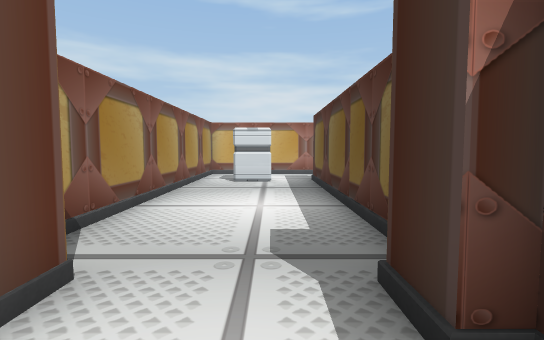
View 1 (above)

24 first-person views from a walk through a 3-D level made in the Unity game engine. The camera is 1.2 m above the floor, tilts 4° down and sees 85° across. Doors are open. The floor is counted in squares, 1 m on a side. Each view is taken from the middle of a square. On the plan, view 1 faces up. The plan holds only what a view shows up to about 13 squares ahead; the rest is blank. The player character is not drawn.

View 2
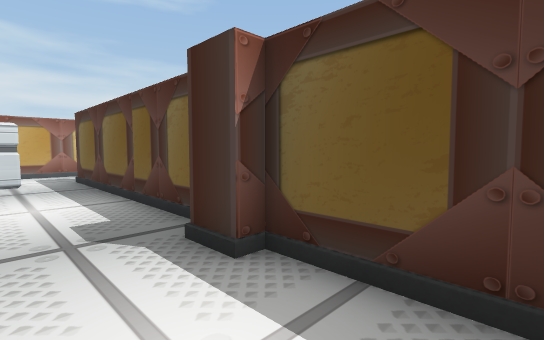

View 3
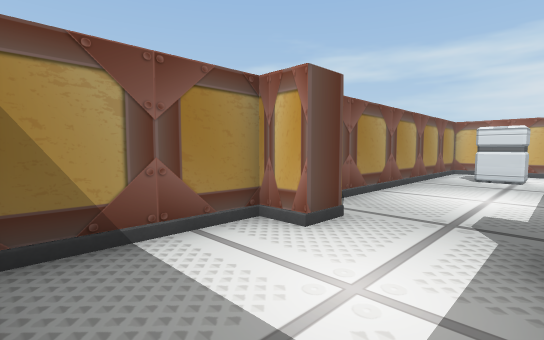

View 4
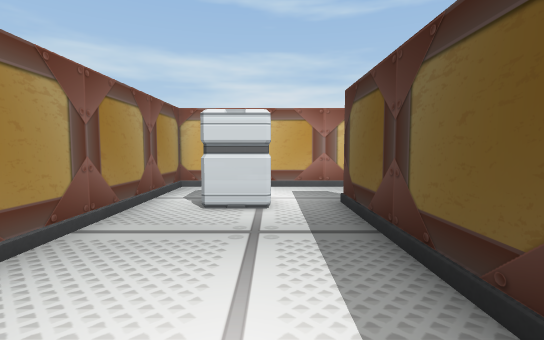

View 5
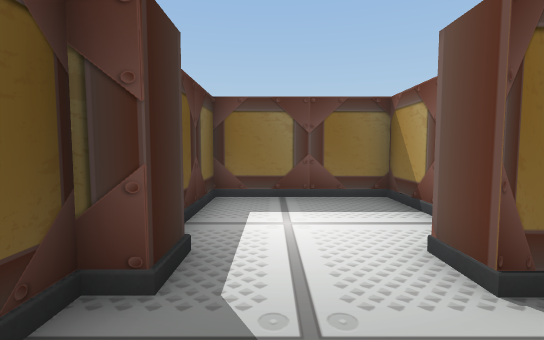

View 6
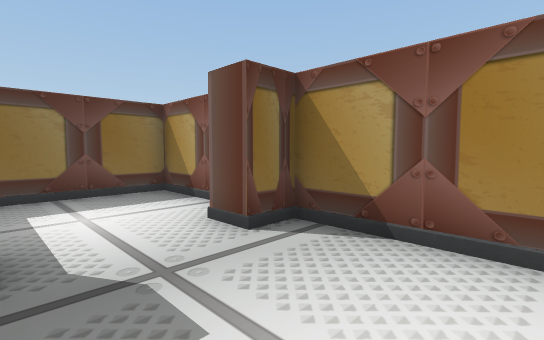

View 7
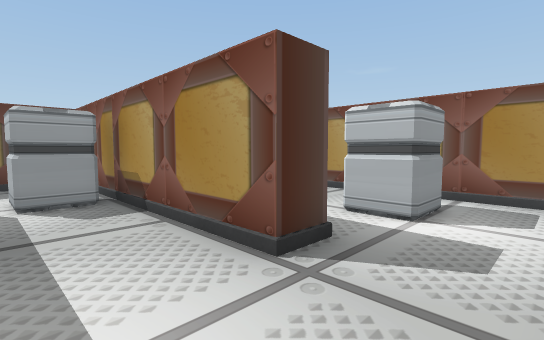

View 8
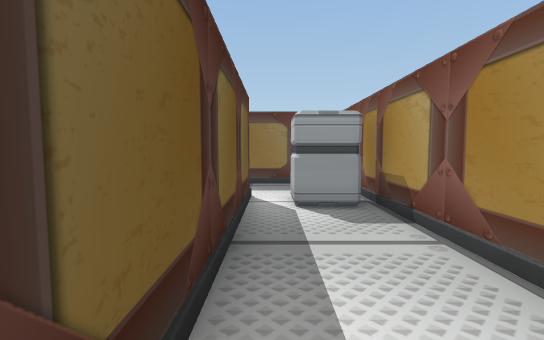

View 9
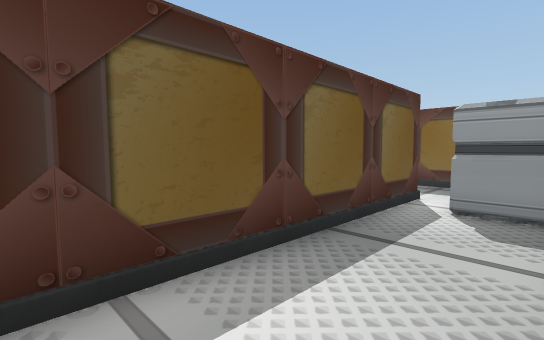

View 10
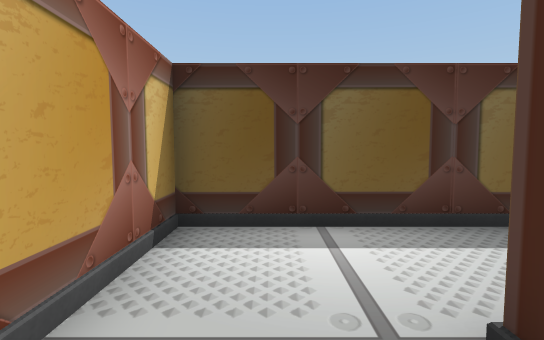

View 11
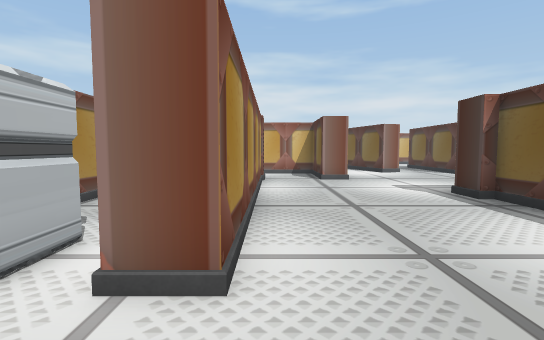

View 12
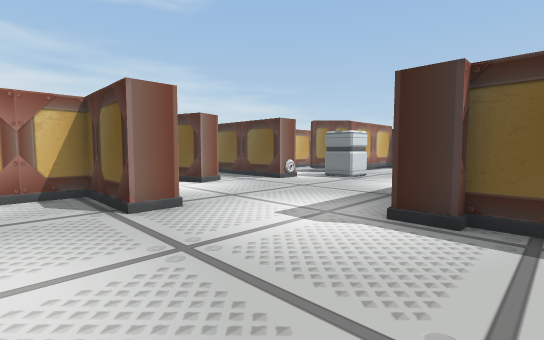

View 13
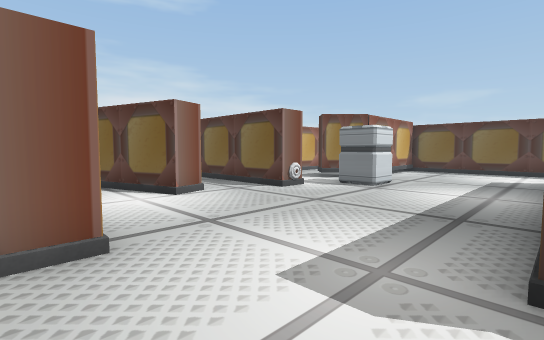

View 14
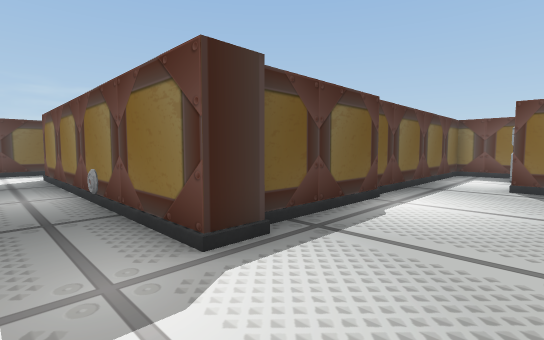

View 15
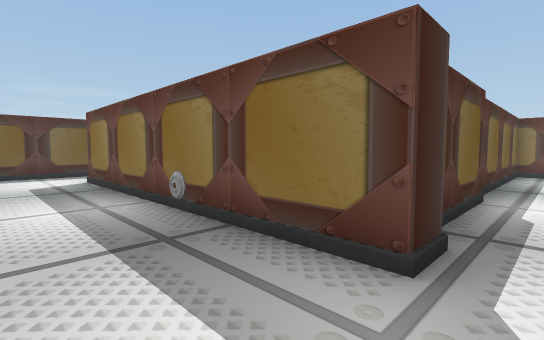

View 16
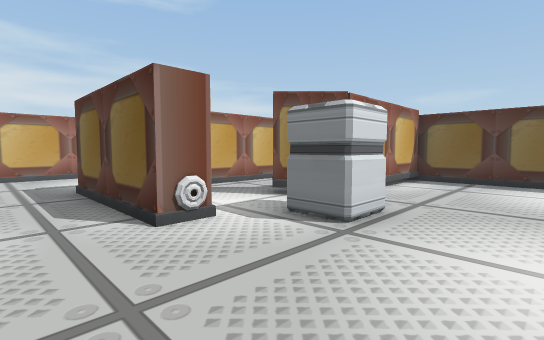

View 17
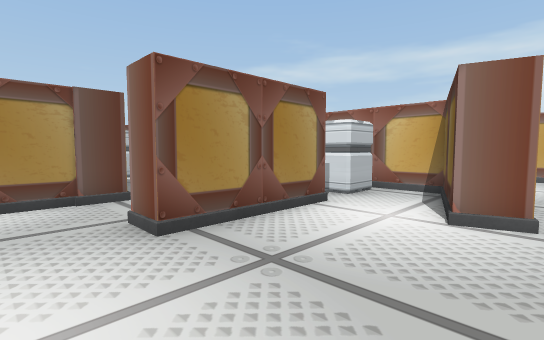

View 18
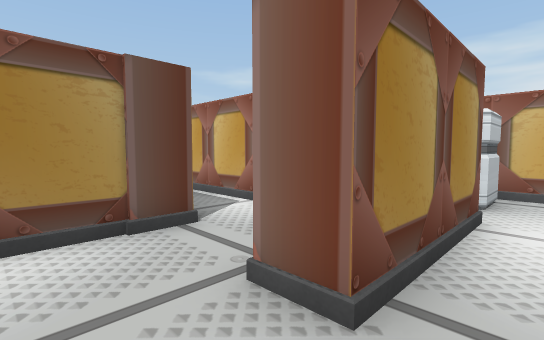

View 19
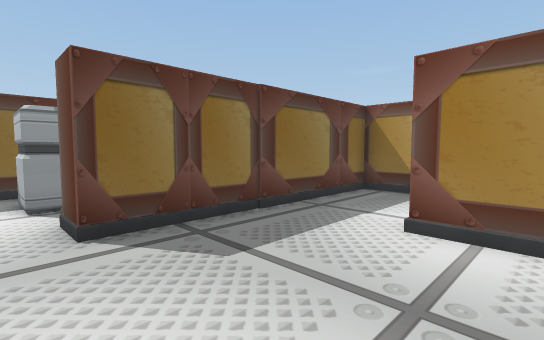

View 20
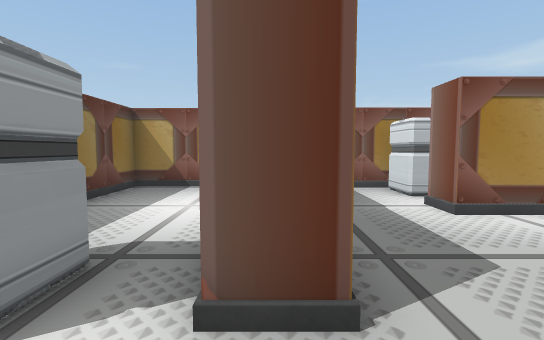

View 21
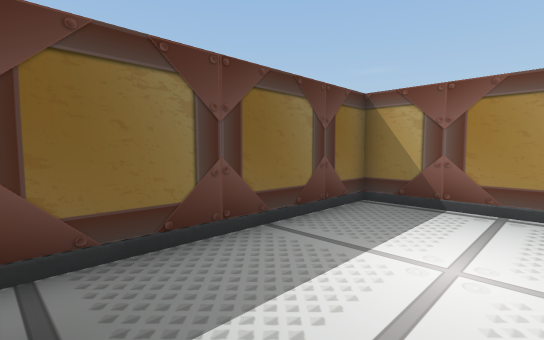

View 22
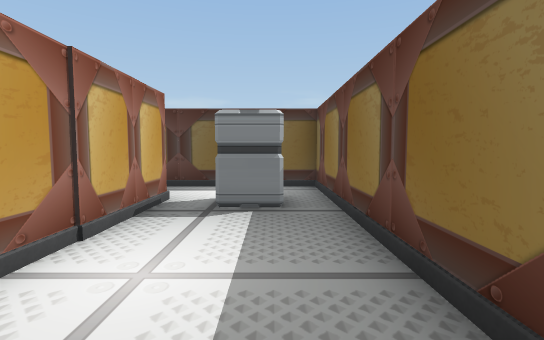

View 23
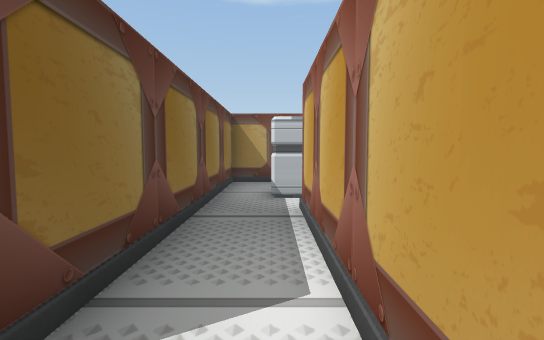

View 24
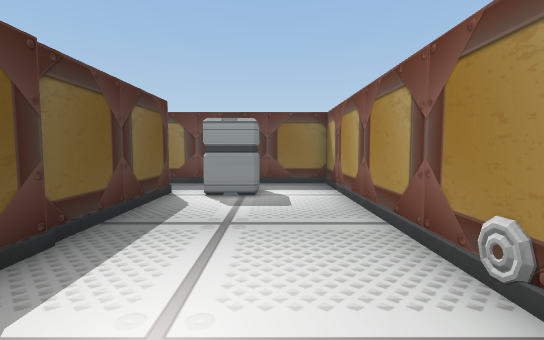

### Floor plan
Points are (right, up) in squares from view 1. A wall is a line through its corners. A room is listed if a view was taken in it or the views show most of it. See-through windows are left out.
Room 1 (views 1, 2, 3)
walls: (-1.8, 1.6) (-2.9, 1.6) (-2.9, -2.4) (1.6, -2.4) (1.6, 1.6) (1, 1.6)
ways out: open door at (-0.5, 2.5) to room 2
Room 2 (views 4, 5, 6, 10)
walls: (-2.1, 14.5) (-2.9, 14.5) (-2.9, 2.6) (-1.8, 2.6); (2, 14.5) (-0.2, 14.5); (1, 2.6) (1.6, 2.6) (1.6, 11.7)
ways out: open door at (-0.5, 2.5) to room 1; open door at (2, 13) to room 3
objects: other object (-1, 11) to (0, 12)
Room 3 (views 7, 8, 9)
walls: (2.6, 11.7) (2.6, 2.6) (6.1, 2.6); (5.6, 5.4) (5.6, 14.5) (2, 14.5)
ways out: open door at (2, 13) to room 2; open door at (6, 4) to room 4
objects: other object (3, 6) to (4, 7)
Room 4 (views 11, 12, 13, 14, 15, 16, 17, 18, 19, 20)
walls: (17, 17.6) (16, 17.6); (12.4, 5.8) (12.4, 10.1) (12, 10.1) (12, 11.1) (23.4, 11.1); (13.7, 18.6) (12.7, 18.3); (10.1, 18.9) (10.1, 14.8) (9, 14.8); (6.6, 15.5) (6.6, 5.4); (12.6, 1.6) (12.6, 5.5); (26.1, 10.5) (26.1, 17.1) (23, 17.1); (6.1, 2.6) (10.1, 2.6) (10.1, 1.6)
ways out: open door at (6, 4) to room 3; opening at (11.5, 2) to room 5; open door at (8, 15) to room 6; opening at (18.5, 18.5); open door at (13.6, 18.3); open door at (24.5, 11)
objects: other object (17, 11); other object (18, 16) to (19, 17)
Room 5 (views 21, 22)
walls: (10.1, 1.6) (5.6, 1.6); (2.6, 0.8) (2.6, -2.4) (12.6, -2.4) (12.6, 1.6)
ways out: opening at (11.5, 2) to room 4
objects: other object (9, -1) to (10, 0)
Room 6 (views 23, 24)
walls: (1.6, 20.6) (1.6, 23.1); (-2.9, 24) (-2.9, 15.5) (6.6, 15.5); (9, 14.8) (9, 17.6) (1.8, 17.6) (1.8, 22.4)
ways out: open door at (8, 15) to room 4
objects: other object (0, 17) to (1, 18)

Where each view was taken, in squares from view 1:
view 1: 0 up, 0 right, facing up
view 2: 1 down, 1 left, facing up-right
view 3: 2 down, 1 right, facing up-left
view 4: 5 up, 0 right, facing up
view 5: 5 up, 0 right, facing down
view 6: 6 up, 1 right, facing down-left
view 7: 14 up, 5 right, facing down-left
view 8: 13 up, 5 right, facing down
view 9: 13 up, 3 right, facing down-right
view 10: 13 up, 1 right, facing right
view 11: 3 up, 7 right, facing up
view 12: 9 up, 7 right, facing up-right
view 13: 11 up, 9 right, facing up-right
view 14: 13 up, 9 right, facing down-right
view 15: 14 up, 11 right, facing down-right
view 16: 13 up, 14 right, facing up-right
view 17: 13 up, 14 right, facing up-left
view 18: 13 up, 11 right, facing up-left
view 19: 7 up, 11 right, facing down-left
view 20: 2 up, 12 right, facing left
view 21: 1 up, 9 right, facing down-left
view 22: 1 down, 3 right, facing right
view 23: 17 up, 8 right, facing left
view 24: 26 up, 1 left, facing down
